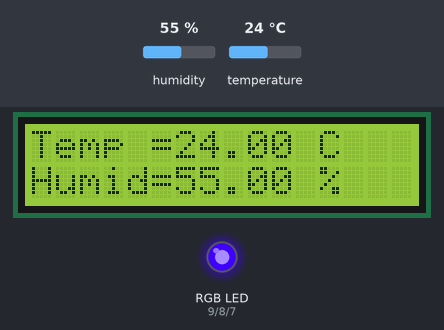
A program run on a simulated Arduino Uno, built with avr-gcc and run on an emulated ATmega328P. Shown: 16×2 character LCD, an RGB LED mixed from three pins (HIGH = lit). The test bench sets the inputs (shaded band); at power-on: humidity 55 %, temperature 24 °C. Dim RGB values are drawn brighter than linear.

Above: at 1.2 s.
1.3 s: humidity set to 51 %
At 2.6 s:
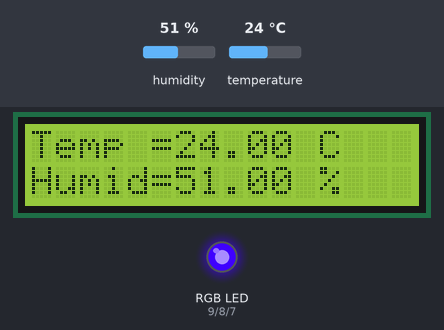
4.0 s: humidity set to 48 %
At 5.2 s:
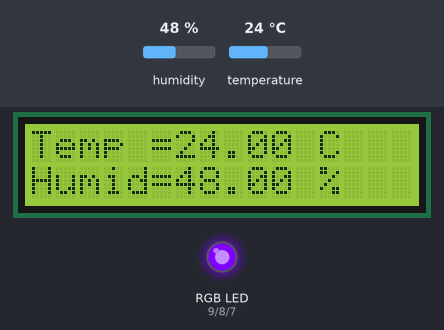
6.7 s: humidity set to 22 %
At 9.0 s:
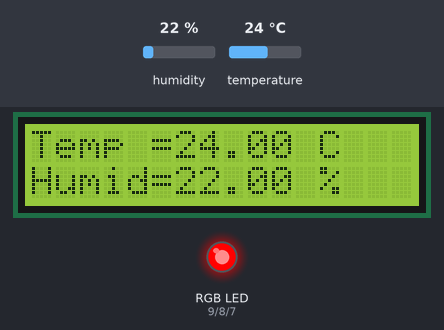
9.6 s: humidity set to 40 %
At 11.5 s:
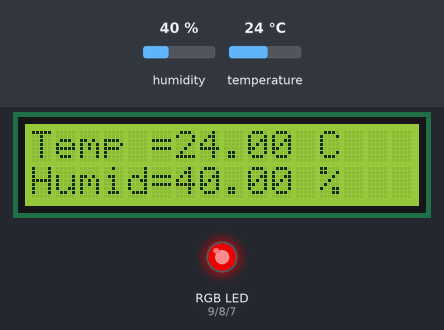
12.3 s: temperature set to 12 °C
At 15.3 s:
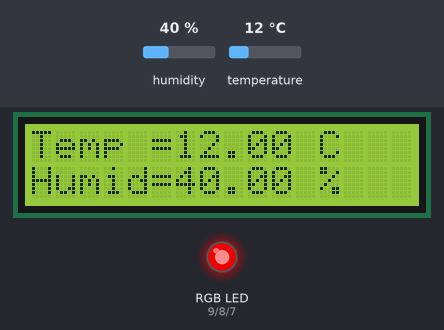
Timing chart, 0 to 16.7 s (numbered marks = the images above; inputs shaded):
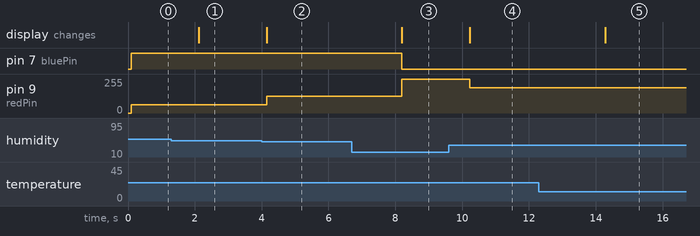

Measured:
- the behaviour switches between 50 and 49 % on humidity (found by bisection; images 1 and 2)
- after the input at 1.3 s, the display: changes after 0.82 s (image 1)
- after the input at 4.0 s, pin 9 (redPin): 63/255 → 127/255 after 0.15 s; the display: changes after 0.15 s (image 2)
- after the input at 6.7 s, pin 7 (bluePin): HIGH → LOW after 1.5 s; pin 9 (redPin): 127/255 → 255/255 after 1.5 s; the display: changes after 1.5 s (image 3)
- after the input at 9.6 s, pin 9 (redPin): 255/255 → 191/255 after 0.63 s; the display: changes after 0.63 s (image 4)
- after the input at 12.3 s, the display: changes after 2.0 s (image 5)

The program:

main.cpp
```cpp
#include <Arduino.h>
#include <LiquidCrystal.h>
#include <DHT.h>

// put function declarations here:
int myFunction(int, int);

// LiquidCrystal(rs, enable, d4, d5, d6, d7)
LiquidCrystal lcd(12, 11, 5, 4, 3, 2);

// DHT sensor definitions
#define DHT11_PIN 6
DHT dht(DHT11_PIN, DHT11);

// Global variables for DHT readings
float temperature = 0;
float humidity = 0;

// RGB LED pin setup
const int redPin = 9;
const int greenPin = 8;
const int bluePin = 7;

// setColor function header
void setColor(int red, int green, int blue);

void setup() {
  // put your setup code here, to run once:
  lcd.begin(16, 2);
  dht.begin();
  lcd.print("Temp = " + String(temperature) + " C");
  lcd.setCursor(0, 1);
  lcd.print("Humid= " + String(humidity) + " %");

  // Initialize RGB LED pins
  pinMode(redPin, OUTPUT);
  pinMode(greenPin, OUTPUT);
  pinMode(bluePin, OUTPUT);
}

void loop() {
  // put your main code here, to run repeatedly:
  temperature = dht.readTemperature();
  humidity = dht.readHumidity();
  lcd.setCursor(6, 0);
  lcd.print(String(temperature));
  lcd.setCursor(6, 1);
  lcd.print(String(humidity));

  // Simple RGB LED color cycling
  if (humidity < 30) {
    setColor(255, 15, 15); // Red
  } else if (humidity < 40) {
    setColor(255, 180, 15); // Yellow
  } else if (humidity < 45) {
    setColor(191, 120, 64); //
  } else if (humidity < 50) {
    setColor(127, 60, 128); // Green
  } else if (humidity < 60) {
    setColor(63, 30, 192); // Blue
  } else {
    setColor(15, 15, 255); // Indigo
  }
  delay(1000);

}


void setColor(int red, int green, int blue) {
  analogWrite(redPin, red);
  analogWrite(greenPin, green);
  analogWrite(bluePin, blue);
}
```
